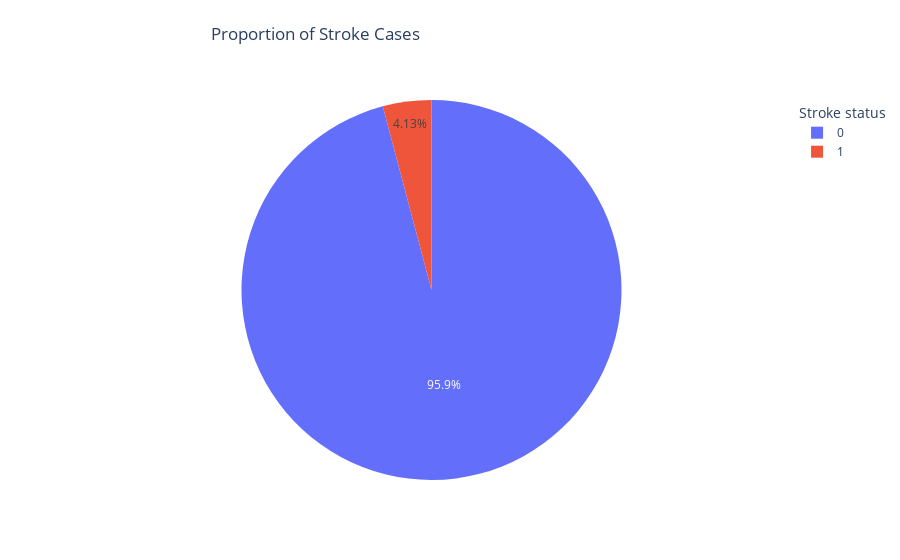

Notebook source saved alongside this figure:
### Code cell
# Assuming stroke_count is a Pandas DataFrame or Series
plot_color = ['#FF5733', 'red', '#FFA07A','Light Salmon']
fig = px.pie(
    stroke_count, 
    values=stroke_count.values,  # Use actual values
    names=stroke_count.index,    # Use index as labels
    title="Proportion of Stroke Cases",
    color_discrete_sequence=plot_color # Ensure plot_color is defined
)

# Update layout
fig.update_layout(
    legend_title_text="Stroke status", 
    title_x=0.35, 
    title_y=0.95
)

# Display the pie chart
fig.show()

### Figure 1 — Plotly figure (JSON) as saved in the notebook; plotly's stock layout.template omitted (floating-point values rounded to 4 significant figures)
{"data": [{"domain": {"x": [0, 1], "y": [0, 1]}, "hovertemplate": "stroke=%{label}<br>value=%{value}<extra></extra>", "labels": [0, 1], "legendgroup": "", "name": "", "showlegend": true, "type": "pie", "values": [14671, 632]}], "layout": {"legend": {"title": {"text": "Stroke status"}, "tracegroupgap": 0}, "piecolorway": ["#FF5733", "red", "#FFA07A", "Light Salmon"], "title": {"text": "Proportion of Stroke Cases", "x": 0.35, "y": 0.95}}}
